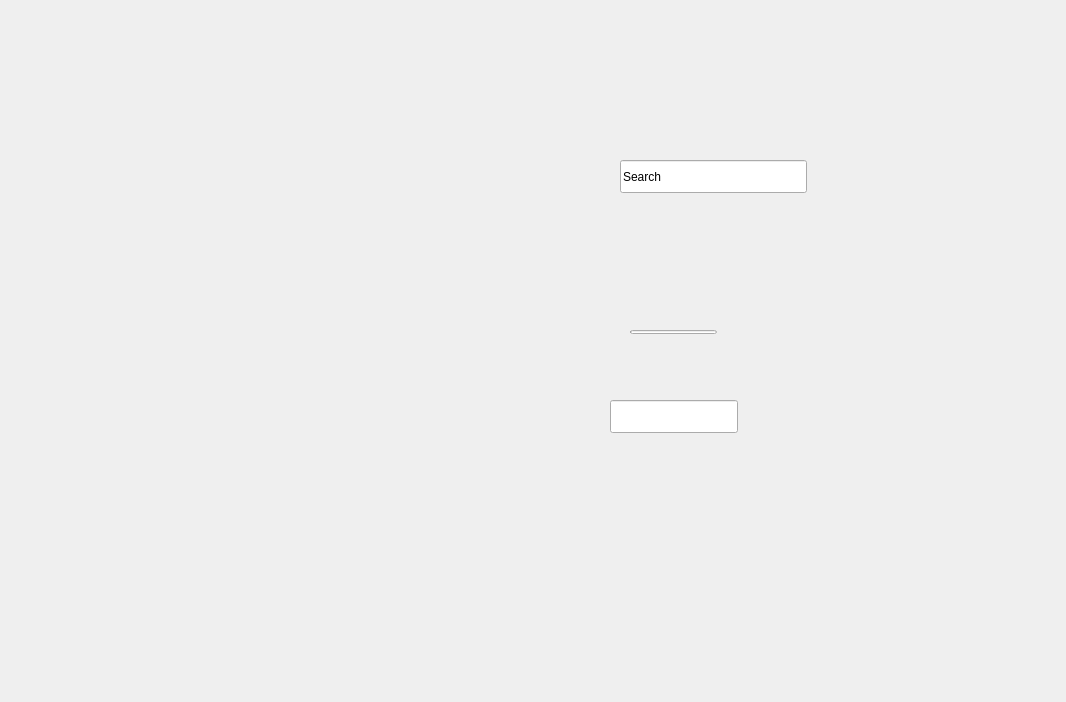
<?xml version="1.0" encoding="UTF-8"?>
<ui version="4.0">
 <class>Form</class>
 <widget class="QWidget" name="Form">
  <property name="geometry">
   <rect>
    <x>0</x>
    <y>0</y>
    <width>1066</width>
    <height>702</height>
   </rect>
  </property>
  <property name="windowTitle">
   <string>Form</string>
  </property>
  <widget class="LineEdit" name="LineEdit">
   <property name="geometry">
    <rect>
     <x>610</x>
     <y>400</y>
     <width>128</width>
     <height>33</height>
    </rect>
   </property>
  </widget>
  <widget class="SearchLineEdit" name="SearchLineEdit">
   <property name="geometry">
    <rect>
     <x>620</x>
     <y>160</y>
     <width>187</width>
     <height>33</height>
    </rect>
   </property>
   <property name="text">
    <string>Search</string>
   </property>
  </widget>
  <widget class="SwitchButton" name="SwitchButton">
   <property name="geometry">
    <rect>
     <x>920</x>
     <y>40</y>
     <width>76</width>
     <height>37</height>
    </rect>
   </property>
  </widget>
  <widget class="ProgressBar" name="ProgressBar">
   <property name="geometry">
    <rect>
     <x>630</x>
     <y>330</y>
     <width>87</width>
     <height>4</height>
    </rect>
   </property>
   <property name="val">
    <double>0.000000000000000</double>
   </property>
  </widget>
  <widget class="QWidget" name="verticalLayoutWidget">
   <property name="geometry">
    <rect>
     <x>0</x>
     <y>0</y>
     <width>160</width>
     <height>701</height>
    </rect>
   </property>
   <layout class="QVBoxLayout" name="verticalLayout">
    <item>
     <widget class="NavigationInterface" name="NavigationInterface">
      <property name="sizePolicy">
       <sizepolicy hsizetype="Preferred" vsizetype="Expanding">
        <horstretch>0</horstretch>
        <verstretch>0</verstretch>
       </sizepolicy>
      </property>
     </widget>
    </item>
   </layout>
  </widget>
 </widget>
 <customwidgets>
  <customwidget>
   <class>SwitchButton</class>
   <extends>QWidget</extends>
   <header>qfluentwidgets</header>
  </customwidget>
  <customwidget>
   <class>NavigationInterface</class>
   <extends>QWidget</extends>
   <header>qfluentwidgets</header>
  </customwidget>
  <customwidget>
   <class>ProgressBar</class>
   <extends>QProgressBar</extends>
   <header>qfluentwidgets</header>
  </customwidget>
  <customwidget>
   <class>LineEdit</class>
   <extends>QLineEdit</extends>
   <header>qfluentwidgets</header>
  </customwidget>
  <customwidget>
   <class>SearchLineEdit</class>
   <extends>LineEdit</extends>
   <header>qfluentwidgets</header>
  </customwidget>
 </customwidgets>
 <resources/>
 <connections/>
</ui>
